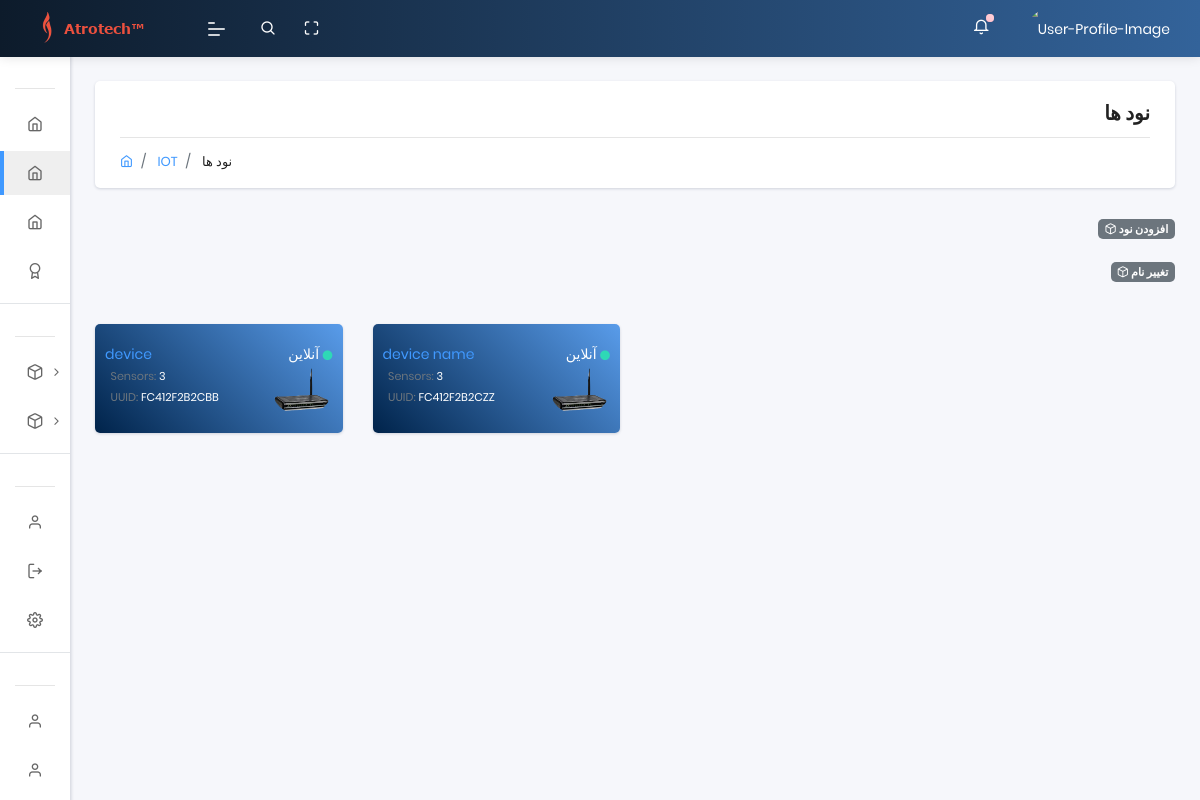
The app's page /nodes (signed in) with its own data.
### app/models.py (models this page shows, shortened)
class Rom(models.Model):
    name = models.CharField(max_length=40, default='device name')
    UUID = models.CharField(max_length=20)
    family_id = models.CharField(max_length=20)
    node_id = models.CharField(max_length=20)
    updated_on = models.DateTimeField(auto_now= True)
    created_on = models.DateTimeField()
    def get_absolute_url(self):
        return reverse('app:nodes_detail',args=[self.id])

### app/views.py (the view)
# urls.py: path('nodes', views.nodes, name='nodes'),
@login_required(login_url="/login/")
def nodes(request):
    uuid = models.User_uuid.objects.filter(user=request.user).values('UUID')
    devices = models.Rom.objects.filter(UUID__in=uuid, family_id='01')
    device_name_Form = Device_name_Form(request.POST)
    user_uuid_Form = User_uuidForm(request.POST, instance=request.user)
    if request.method == 'POST':
        if device_name_Form.is_valid():
            uuid = device_name_Form.cleaned_data['Device_UUID']
            obj = get_object_or_404(models.Rom, UUID=uuid, family_id='01')
            obj.name = device_name_Form.cleaned_data['Device_name']
            obj.save()
            context = {'user_uuid_Form': user_uuid_Form, 'devices':devices, 'device_name_Form':device_name_Form}
            return render(request, 'nodes.html', context)
        if user_uuid_Form.is_valid():
            obj = User_uuid()
            obj.UUID = user_uuid_Form.cleaned_data['UUID']
            obj.user = user_uuid_Form.created_by=request.user
            obj.save()
            context = {'user_uuid_Form': user_uuid_Form, 'devices':devices, 'device_name_Form':device_name_Form}
            return render(request, 'nodes.html', context)
    else:
        user_uuid_Form = User_uuidForm(request.POST)
    context = {'user_uuid_Form':user_uuid_Form, 'devices':devices, 'device_name_Form':device_name_Form}
    context['segment'] = 'nodes'
    html_template = loader.get_template( 'nodes.html' )
    return HttpResponse(html_template.render(context, request))

### templates/nodes.html (shortened to what this page needs)
{% extends "layouts/base.html" %}
{% block content %}
    <section class="pcoded-main-container">
        <div class="pcoded-content">
          <div class="page-header">
            <div class="page-block">
              <div class="row align-items-center">
                <div class="col-md-12">
                  <div class="page-header-title" align="right" dir="rtl">
                    <h5 class="m-b-10"> نود ها </h5>
                  </div>
                  <ul class="breadcrumb">
                    <li class="breadcrumb-item"><a href="index.html"><i class="feather icon-home"></i></a></li>
                    <li class="breadcrumb-item"><a href="#!"> IOT </a></li>
                    <li class="breadcrumb-item"><a href="#!"> نود ها </a></li>
                  </ul>
                </div>
              </div>
            </div>
          </div>
          <div align="right" dir="rtl">
              <a href="#!" class="badge badge-secondary collapsible"> افزودن نود  <i class="feather icon-box"></i> </a>
              <div class="collapsiblecontent">
              </div>
           </div>
           <div align="right" dir="rtl">
               <a href="#!" class="badge badge-secondary collapsible"> تغییر نام <i class="feather icon-box"></i> </a>
               <div class="collapsiblecontent">
               </div>
            </div>
          <br>
        <div class="row">
          {% for Rom in devices %}
            <div class="col-sm-3">
                <div class="card bg-c-blue order-card">
                    <div class="card-body">
                        <p class="m-b-0"> <a href="{{ Rom.get_absolute_url }}">{{ Rom.name }}</a> <span class="float-right"> آنلاین <i style="font-size:10px;" class="fas fa-circle text-success"></i> </span></p>
                        <div class="row">
                          <div class="col-md-7">
                            <p>
                              <small>
                                 &nbsp;&nbsp;<span class="text-muted">Sensors:</span> 3
                                 <br>
                                 &nbsp;&nbsp;<span class="text-muted">UUID:</span> {{ Rom.UUID }}
                               </small>
                             </p>
                          </div>
                          <div class="col-md-5">
                            <img src="/static/assets/images/user/device.png" width="60px" class="img-radius float-right" alt="User-Profile-Image">
                          </div>
                        </div>
                    </div>
                </div>
            </div>
          {% endfor %}
       </div>
     </div>
 </section>
{% endblock content %}

### templates/includes/sidebar.html (shortened to what this page needs)
	<nav class="pcoded-navbar menupos-fixed menu-light ">
		<div class="navbar-wrapper  ">
			<div class="navbar-content scroll-div " >
				<ul class="nav pcoded-inner-navbar ">
					<li class="nav-item pcoded-menu-caption">
					</li>
					<li class="nav-item">
					    <a href="/" class="nav-link ">
                <span class="pcoded-micon"> <i class="feather icon-home"></i> </span>
							</a>
					</li>
					<li class="nav-item">
					    <a href="{% url 'app:nodes' %}" class="nav-link ">
                <span class="pcoded-micon"> <i class="feather icon-home"></i> </span>
							</a>
					</li>
					<li class="nav-item">
					    <a href="{% url 'app:sensors' %}" class="nav-link ">
                <span class="pcoded-micon"> <i class="feather icon-home"></i> </span>
							</a>
					</li>
					<li class="nav-item">
					    <a href="#" class="nav-link ">
                <span class="pcoded-micon"> <i class="feather icon-award"></i> </span>
							</a>
					</li>
					<li class="nav-item pcoded-menu-caption">
					</li>
					{% for Rom in devices %}
					<li class="nav-item pcoded-hasmenu">
						<a href="#!" class="nav-link "><span class="pcoded-micon"><i class="feather icon-box"></i></span><span class="pcoded-mtext"> {{ Rom.name }} </span></a>
					</li>
					{% endfor %}
					<li class="nav-item pcoded-menu-caption">
					</li>
					<li class="nav-item">
					    <a href="/profile" class="nav-link "><span class="pcoded-micon">
						    <i class="feather icon-user"></i></span><span class="pcoded-mtext"> پروفایل </span>
						  </a>
					</li>
					<li class="nav-item">
					    <a href="{% url 'logout' %}" class="nav-link "><span class="pcoded-micon">
						    <i class="feather icon-log-out"></i></span><span class="pcoded-mtext"> خروج </span>
						  </a>
					</li>
					<li class="nav-item">
					    <a target="_blank" rel="noopener" href="https://appseed.us/support" class="nav-link "><span class="pcoded-micon">
						    <i class="feather icon-settings"></i></span><span class="pcoded-mtext"> تنظیمات </span>
					  	</a>
					</li>
					<li class="nav-item pcoded-menu-caption">
					</li>
					<li class="nav-item">
					    <a href="{% url 'logout' %}" class="nav-link "><span class="pcoded-micon">
						    <i class="feather icon-user"></i></span><span class="pcoded-mtext"> مستندات </span>
						  </a>
					</li>
					<li class="nav-item">
					    <a href="{% url 'logout' %}" class="nav-link "><span class="pcoded-micon">
						    <i class="feather icon-user"></i></span><span class="pcoded-mtext"> سوالات متداول </span>
						  </a>
					</li>
					<li class="nav-item">
					</li>
<br><hr><br>
				</ul>
			</div>
		</div>
	</nav>

### records on screen
Rom: name "device", UUID "FC412F2B2CBB"
Rom: name "device name", UUID "FC412F2B2CZZ"
